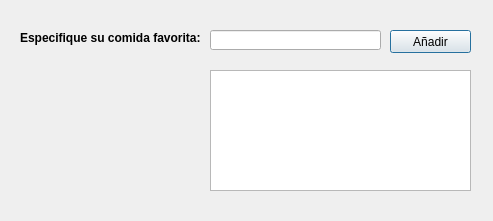
<?xml version="1.0" encoding="UTF-8"?>
<ui version="4.0">
 <class>frmComidaFavorita</class>
 <widget class="QDialog" name="frmComidaFavorita">
  <property name="geometry">
   <rect>
    <x>0</x>
    <y>0</y>
    <width>493</width>
    <height>221</height>
   </rect>
  </property>
  <property name="windowTitle">
   <string>Listado comidas favoritas</string>
  </property>
  <widget class="QLabel" name="lblComida">
   <property name="geometry">
    <rect>
     <x>20</x>
     <y>30</y>
     <width>181</width>
     <height>16</height>
    </rect>
   </property>
   <property name="font">
    <font>
     <weight>75</weight>
     <bold>true</bold>
    </font>
   </property>
   <property name="text">
    <string>Especifique su comida favorita:</string>
   </property>
  </widget>
  <widget class="QLineEdit" name="txtComida">
   <property name="geometry">
    <rect>
     <x>210</x>
     <y>30</y>
     <width>171</width>
     <height>20</height>
    </rect>
   </property>
  </widget>
  <widget class="QPushButton" name="btnAnadir">
   <property name="geometry">
    <rect>
     <x>390</x>
     <y>30</y>
     <width>81</width>
     <height>23</height>
    </rect>
   </property>
   <property name="text">
    <string>Añadir</string>
   </property>
  </widget>
  <widget class="QListWidget" name="listComida">
   <property name="geometry">
    <rect>
     <x>210</x>
     <y>70</y>
     <width>261</width>
     <height>121</height>
    </rect>
   </property>
  </widget>
 </widget>
 <resources/>
 <connections/>
</ui>
